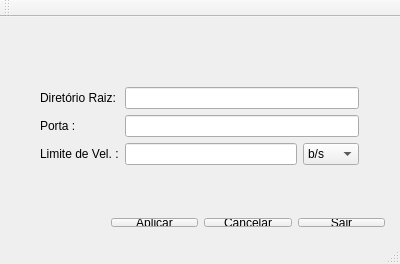
<?xml version="1.0" encoding="UTF-8"?>
<ui version="4.0">
 <class>MainWindow</class>
 <widget class="QMainWindow" name="MainWindow">
  <property name="geometry">
   <rect>
    <x>0</x>
    <y>0</y>
    <width>400</width>
    <height>264</height>
   </rect>
  </property>
  <property name="windowTitle">
   <string>Configura Servidor</string>
  </property>
  <widget class="QWidget" name="centralWidget">
   <widget class="QWidget" name="formLayoutWidget">
    <property name="geometry">
     <rect>
      <x>29</x>
      <y>59</y>
      <width>341</width>
      <height>121</height>
     </rect>
    </property>
    <layout class="QFormLayout" name="formLayout">
     <property name="fieldGrowthPolicy">
      <enum>QFormLayout::AllNonFixedFieldsGrow</enum>
     </property>
     <item row="0" column="0">
      <widget class="QLabel" name="lb_root_dir">
       <property name="text">
        <string>Diretório Raiz:</string>
       </property>
      </widget>
     </item>
     <item row="0" column="1">
      <widget class="QLineEdit" name="txt_root_dir"/>
     </item>
     <item row="1" column="0">
      <widget class="QLabel" name="lb_port">
       <property name="text">
        <string>Porta :</string>
       </property>
      </widget>
     </item>
     <item row="1" column="1">
      <widget class="QLineEdit" name="txt_port">
       <property name="inputMask">
        <string>00009; </string>
       </property>
       <property name="text">
        <string/>
       </property>
       <property name="maxLength">
        <number>5</number>
       </property>
      </widget>
     </item>
     <item row="2" column="0">
      <widget class="QLabel" name="lb_speed_limit">
       <property name="text">
        <string>Limite de Vel. :</string>
       </property>
      </widget>
     </item>
     <item row="2" column="1">
      <layout class="QHBoxLayout" name="horizontalLayout">
       <item>
        <widget class="QLineEdit" name="txt_speed_limit">
         <property name="inputMask">
          <string>000000000; </string>
         </property>
        </widget>
       </item>
       <item>
        <widget class="QComboBox" name="cb_speed_limit">
         <item>
          <property name="text">
           <string>b/s</string>
          </property>
         </item>
         <item>
          <property name="text">
           <string>Mb/s</string>
          </property>
         </item>
         <item>
          <property name="text">
           <string>Gb/s</string>
          </property>
         </item>
        </widget>
       </item>
      </layout>
     </item>
    </layout>
   </widget>
   <widget class="QWidget" name="horizontalLayoutWidget_2">
    <property name="geometry">
     <rect>
      <x>100</x>
      <y>190</y>
      <width>296</width>
      <height>31</height>
     </rect>
    </property>
    <layout class="QHBoxLayout" name="horizontalLayout_2">
     <item>
      <widget class="QPushButton" name="bt_apply">
       <property name="text">
        <string>Aplicar</string>
       </property>
      </widget>
     </item>
     <item>
      <widget class="QPushButton" name="bt_cancel">
       <property name="text">
        <string>Cancelar</string>
       </property>
      </widget>
     </item>
     <item>
      <widget class="QPushButton" name="bt_exit">
       <property name="text">
        <string>Sair</string>
       </property>
      </widget>
     </item>
    </layout>
   </widget>
  </widget>
  <widget class="QToolBar" name="mainToolBar">
   <attribute name="toolBarArea">
    <enum>TopToolBarArea</enum>
   </attribute>
   <attribute name="toolBarBreak">
    <bool>false</bool>
   </attribute>
  </widget>
  <widget class="QStatusBar" name="statusBar"/>
 </widget>
 <layoutdefault spacing="6" margin="11"/>
 <resources/>
 <connections/>
</ui>
